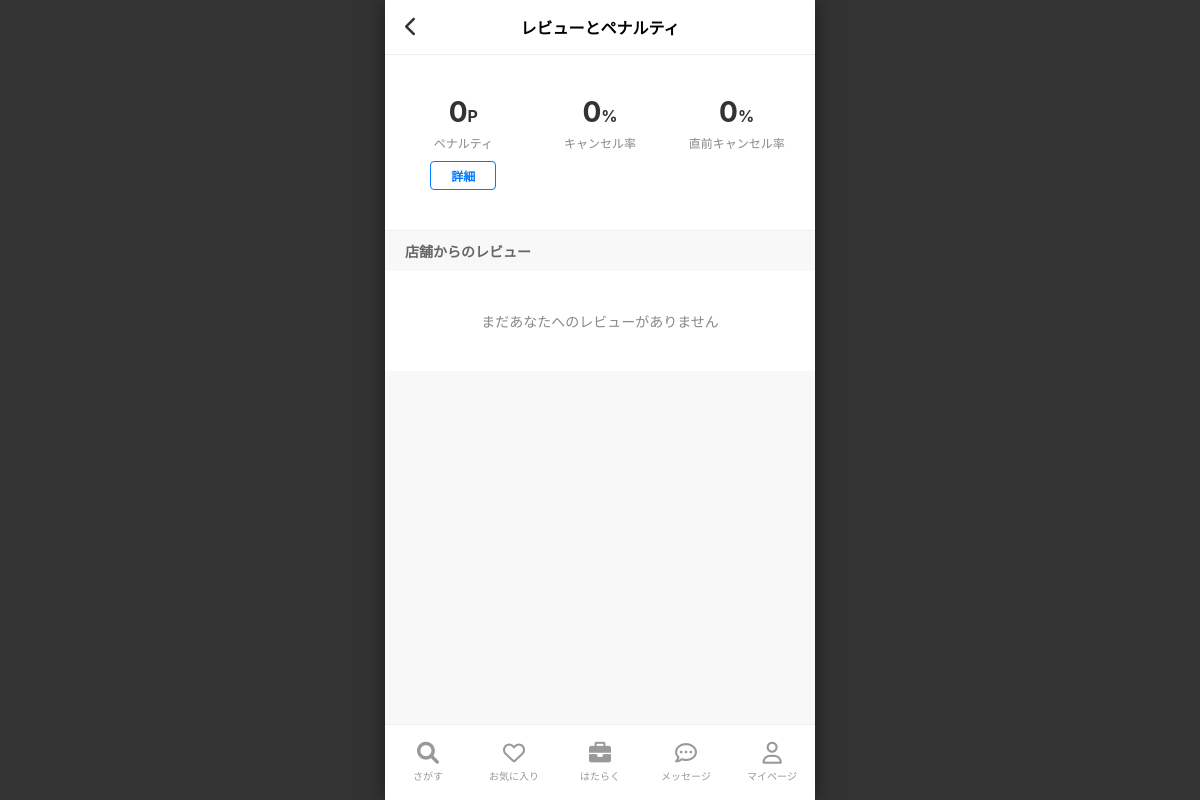
The app's page /rewards/reviews/ (signed in), older data.
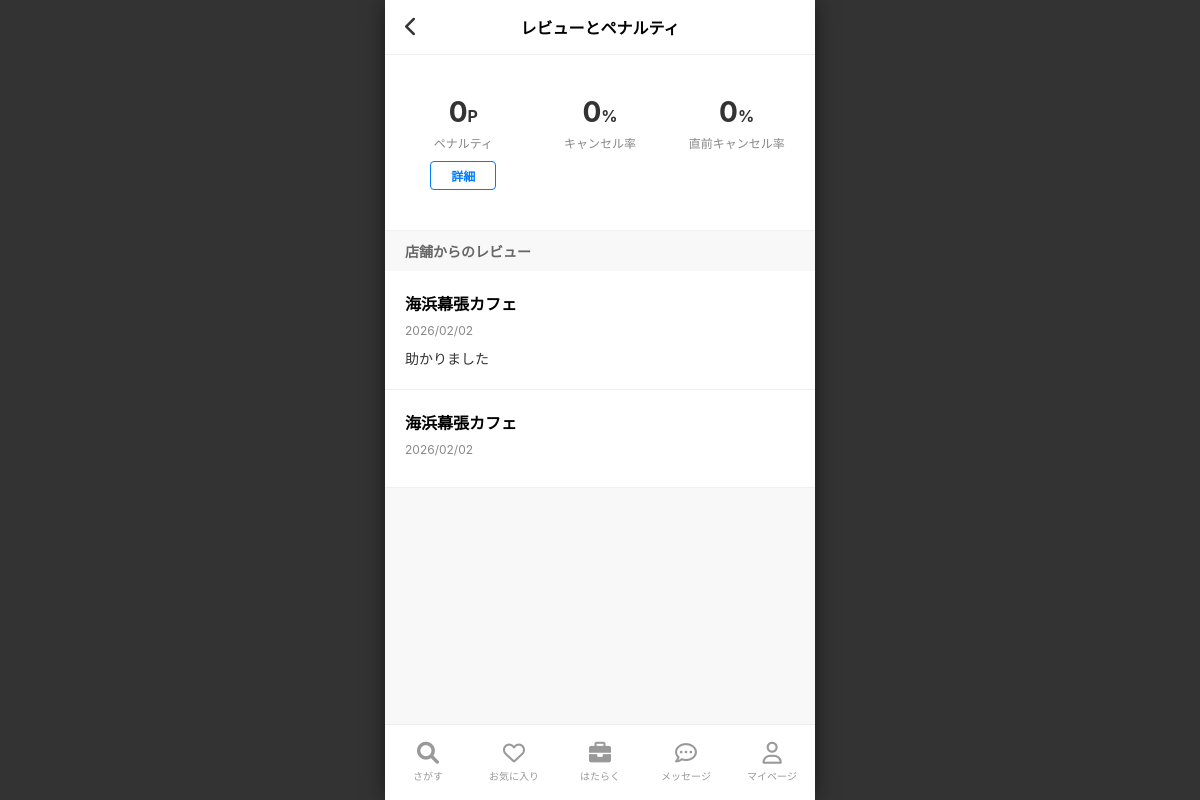
The same page, newer data.
### accounts/models.py (models this page shows, shortened)
class WorkerProfile(models.Model):
    user = models.OneToOneField(User, on_delete=models.CASCADE, related_name='workerprofile')
    birth_date = models.DateField("生年月日", null=True, blank=True)
    last_name_kanji = models.CharField("姓(漢字)", max_length=50, null=True, blank=True)
    first_name_kanji = models.CharField("名(漢字)", max_length=50, null=True, blank=True)
    last_name_kana = models.CharField("セイ(カナ)", max_length=50, null=True, blank=True)
    first_name_kana = models.CharField("メイ(カナ)", max_length=50, null=True, blank=True)
    gender = models.CharField("性別", max_length=10, null=True, blank=True)
    face_photo = models.ImageField("顔写真", upload_to='profiles/faces/', null=True, blank=True)
    postal_code = models.CharField("郵便番号", max_length=7, null=True, blank=True)
    prefecture = models.CharField("都道府県", max_length=20, null=True, blank=True)
    city = models.CharField("市区町村", max_length=100, null=True, blank=True)
    address_line = models.CharField("番地", max_length=100, null=True, blank=True)
    building = models.CharField("建物名・部屋番号", max_length=100, null=True, blank=True)
    occupation = models.CharField("現在の職業", max_length=50, null=True, blank=True) # 所属選択
    work_style = models.CharField("アルバイトの働き方", max_length=100, null=True, blank=True)
    career_interest = models.CharField("正社員への興味", max_length=100, null=True, blank=True)
    target_prefectures = models.TextField("希望都道府県", null=True, blank=True)
    emergency_phone = models.CharField("緊急連絡先電話番号", max_length=20, null=True, blank=True)
    emergency_relation = models.CharField("緊急連絡先続柄", max_length=50, null=True, blank=True)
    is_setup_completed = models.BooleanField("セットアップ完了", default=False)
    is_identity_verified = models.BooleanField("本人確認済み", default=False)
    identity_document1 = models.ImageField("本人確認書類1", upload_to='profiles/identity/', null=True, blank=True)
    penalty = models.CharField("ペナルティ", max_length=50, null=True, blank=True) # テキスト用？
    penalty_points = models.IntegerField("ペナルティポイント", default=0)
    cancellations = models.IntegerField("キャンセル数", default=0)
    lastminute_cancel = models.IntegerField("直前キャンセル数", default=0)

### business/models.py (models this page shows, shortened)
class WorkerReview(models.Model):
    job_application = models.OneToOneField('JobApplication', on_delete=models.CASCADE, related_name='worker_review')
    store = models.ForeignKey(Store, on_delete=models.CASCADE)
    worker = models.ForeignKey(User, on_delete=models.CASCADE)
    REVIEW_TYPE_CHOICES = [
        ('good', 'Good'),
        ('bad', 'Bad'),
    ]
    review_type = models.CharField("評価", max_length=10, choices=REVIEW_TYPE_CHOICES)
    skills = models.JSONField("評価スキル", default=list, blank=True)
    message = models.TextField("感謝の言葉", blank=True)
    created_at = models.DateTimeField(auto_now_add=True)

class Store(models.Model):
    business = models.ForeignKey(BusinessProfile, on_delete=models.CASCADE)
    store_name = models.CharField("店舗名", max_length=100)
    industry = models.CharField("業種", max_length=50, blank=True, null=True) # 画像準拠で追加
    post_code = models.CharField("郵便番号", max_length=7)
    prefecture = models.CharField("都道府県", max_length=20)
    city = models.CharField("市区町村名", max_length=100)
    address_line = models.CharField("町域・番地", max_length=100)
    building = models.CharField("建物名など", max_length=100, blank=True)
    latitude = models.FloatField("緯度", null=True, blank=True)
    longitude = models.FloatField("経度", null=True, blank=True)

### accounts/views.py (the view)
# urls.py: path('rewards/reviews/', account_views.review_penalty, name='review_penalty'),
@login_required
def review_penalty(request):
    profile = get_object_or_404(WorkerProfile, user=request.user)
    from business.models import WorkerReview
    reviews = WorkerReview.objects.filter(worker=request.user).select_related('store').order_by('-created_at')
    cancel_rate = profile.cancellations # 仮: そのままパーセントとして表示
    lastminute_cancel_rate = profile.lastminute_cancel # 仮
    return render(request, 'MyPage/Review/review_penalty.html', {
        'profile': profile,
        'reviews': reviews,
        'cancel_rate': cancel_rate,
        'lastminute_cancel_rate': lastminute_cancel_rate
    })

### accounts/templates/MyPage/Review/review_penalty.html (shortened to what this page needs)
{% extends 'base_main.html' %}
{% block content %}
<div>
    <div class="header-nav">
        <a href="{% url 'mypage' %}" class="back-btn"><i class="fa-solid fa-chevron-left"></i></a>
        <div class="page-title">レビューとペナルティ</div>
    </div>
    <div class="stats-container">
        <div class="stat-box">
            <div class="stat-value">{{ profile.penalty_points }}<span class="stat-unit">P</span></div>
            <div class="stat-label">ペナルティ</div>
            <a href="{% url 'penalty_detail' %}" class="btn-detail">詳細</a>
        </div>
        <div class="stat-box">
            <div class="stat-value">{{ cancel_rate }}<span class="stat-unit">%</span></div>
            <div class="stat-label">キャンセル率</div>
        </div>
        <div class="stat-box">
            <div class="stat-value">{{ lastminute_cancel_rate }}<span class="stat-unit">%</span></div>
            <div class="stat-label">直前キャンセル率</div>
        </div>
    </div>
    <div class="section-header">店舗からのレビュー</div>
    <div class="review-list">
        {% if reviews %}
        {% for review in reviews %}
        <div class="review-item">
            <div class="review-store">{{ review.store.store_name }}</div>
            <div class="review-date">{{ review.created_at|date:"Y/m/d" }}</div>
            <div class="review-content">{{ review.message|linebreaksbr }}</div>
        </div>
        {% endfor %}
        {% else %}
        <div class="no-review">まだあなたへのレビューがありません</div>
        {% endif %}
    </div>
</div>
{% endblock %}

### templates/base_main.html (shortened to what this page needs)
<!DOCTYPE html>
<html lang="ja">
<head>
    <link rel="stylesheet" href="https://cdnjs.cloudflare.com/ajax/libs/font-awesome/6.0.0/css/all.min.css">
</head>
<body>
    <div class="phone-wrapper">
        <div class="content-area">
            {% block content %}{% endblock %}
        </div>
        <nav class="bottom-nav">
            <a href="{% url 'index' %}"
                class="nav-item {% if request.resolver_match.url_name == 'index' %}active{% endif %}">
                <i class="fa-solid fa-magnifying-glass"></i>さがす
            </a>
            <a href="{% url 'favorites' %}"
                class="nav-item {% if request.resolver_match.url_name == 'favorites' %}active{% endif %}">
                <i class="fa-regular fa-heart"></i>お気に入り
            </a>
            <a href="{% url 'work_schedule' %}"
                class="nav-item {% if request.resolver_match.url_name == 'work_schedule' %}active{% endif %}">
                <i class="fa-solid fa-briefcase"></i>はたらく
            </a>
            <a href="{% url 'worker_message_list' %}"
                class="nav-item {% if request.resolver_match.url_name == 'worker_message_list' %}active{% endif %}">
                <i class="fa-regular fa-comment-dots"></i>メッセージ
            </a>
            <a href="{% url 'mypage' %}"
                class="nav-item {% if request.resolver_match.url_name == 'mypage' %}active{% endif %}">
                <i class="fa-regular fa-user"></i>マイページ
            </a>
        </nav>
    </div>
</body>
</html>

### templates/base_main.html (style rules this page uses)
:root { --timee-yellow: #FFD700; --ios-blue: #007AFF; --bg-gray: #F8F8F8; }
body, html { margin: 0; padding: 0; height: 100%; width: 100%; background-color: #333; display: flex; justify-content: center; align-items: center; overflow: hidden; font-family: -apple-system, sans-serif; }
.phone-wrapper { width: 100%; max-width: 430px; height: 100vh; background-color: white; position: relative; display: flex; flex-direction: column; box-shadow: 0 0 20px rgba(0, 0, 0, 0.5); }
.content-area { flex: 1; overflow-y: auto; background-color: var(--bg-gray); padding-bottom: 80px; }
.bottom-nav { position: absolute; bottom: 0; width: 100%; height: 75px; background: white; border-top: 1px solid #eee; display: flex; justify-content: space-around; align-items: center; padding-bottom: env(safe-area-inset-bottom); z-index: 1000; }
.nav-item { text-align: center; font-size: 10px; color: #999; text-decoration: none; flex: 1; }
.nav-item i { font-size: 22px; display: block; margin-bottom: 4px; }

### accounts/templates/MyPage/Review/review_penalty.html (style rules this page uses)
.header-nav { position: relative; padding: 15px 20px; text-align: center; background: white; border-bottom: 1px solid #eee; }
.page-title { font-size: 16px; font-weight: bold; }
.back-btn { position: absolute; left: 20px; top: 50%; transform: translateY(-50%); color: #333; font-size: 20px; text-decoration: none; }
.stats-container { display: flex; justify-content: space-around; padding: 40px 10px; background: white; text-align: center; border-bottom: 1px solid #f0f0f0; }
.stat-box { flex: 1; }
.stat-value { font-size: 28px; font-weight: bold; color: #333; margin-bottom: 5px; }
.stat-unit { font-size: 16px; }
.stat-label { font-size: 12px; color: #888; margin-bottom: 10px; }
.btn-detail { display: inline-block; border: 1px solid #007AFF; color: #007AFF; background: white; padding: 5px 20px; border-radius: 4px; font-size: 12px; font-weight: bold; text-decoration: none; }
.section-header { background: #f8f8f8; padding: 10px 20px; font-size: 14px; color: #666; font-weight: bold; }
.review-list { background: white; }
.review-item { padding: 20px; border-bottom: 1px solid #f0f0f0; }
.review-store { font-weight: bold; margin-bottom: 8px; }
.review-date { font-size: 12px; color: #888; margin-bottom: 10px; }
.review-content { font-size: 14px; line-height: 1.5; color: #333; }

Row changes from the older to the newer data that the page shows:
added WorkerReview: store.store_name "海浜幕張カフェ", created_at "2026/02/02", message "助かりました"
added WorkerReview: store.store_name "海浜幕張カフェ", created_at "2026/02/02"
Text that changed along with them:
text no longer shown: "まだあなたへのレビューがありません"
